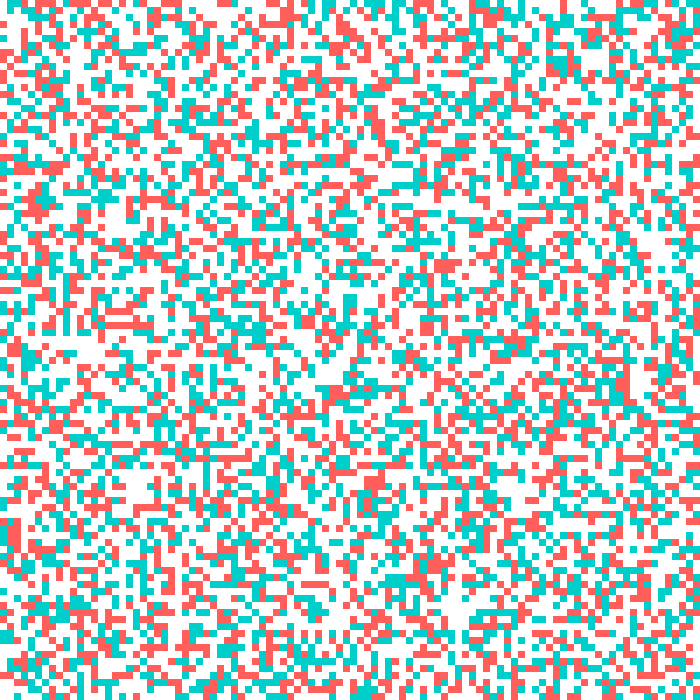
Frame 1 (no input)
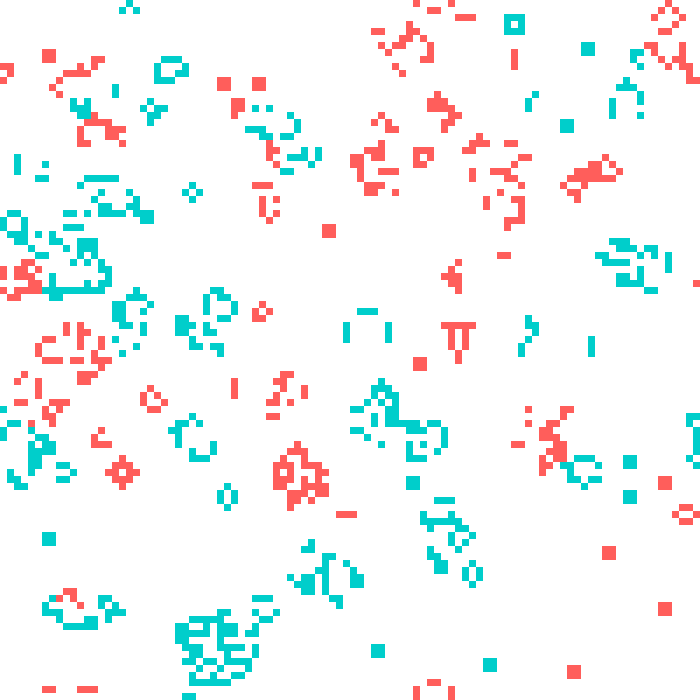
Frame 60 (the mouse pressed at the canvas centre just before this capture)
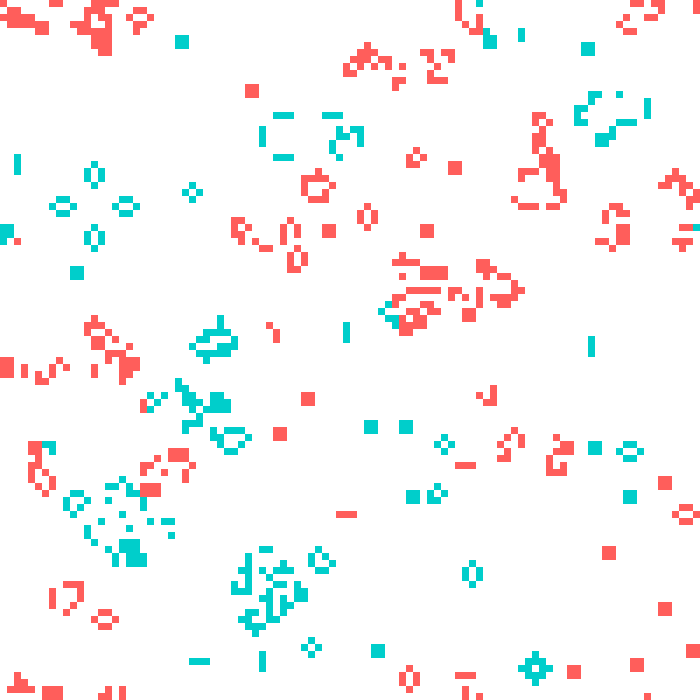
Frame 120 (the mouse held since frame 60 and released just before this capture)

The Processing sketch that drew these frames (run headless with seeded random() and noise(); from frame 60 on, the mouse is pressed at the canvas centre):

// Processing sketch: generative_art_j134
// ── generative_art_j134.pde
int[][] grid;
int[][] newg;
int cols = 100;
int rows  = 100;

IntList B;
IntList S;

void setup() {
  size(700, 700);
  background(255);
  pixelDensity(2);
  noStroke();
  fill(0);
  grid = make2DArray(cols, rows);
  frameRate(10);
  B = new IntList();
  S = new IntList();
  B.append(3);
  S.append(2);
  S.append(3);
  println('B', B, "/S", S);
}

int[][] make2DArray(int cols, int rows) {
  int[][] arr = new int[rows][cols];
  for (int i = 0; i < rows; i++) {
    for (int j = 0; j < cols; j++) {
      if (random(1) < .5)
        arr[i][j] = int(random(1, 3));
    }
  }
  return arr;
}

int[] neighbors(int row, int col, int[][] grid) {
  int[] sum = new int[2];
  for (int i = -1; i < 2; i++) {
    for (int j = -1; j < 2; j++) {
      int x = (col + i + cols) % cols;
      int y = (row + j + rows) % rows;
      if (grid[y][x] != 0)
        sum[grid[y][x]-1]++;
    }
  }
  if (grid[row][col] != 0)
    sum[grid[row][col]-1]--;
  return sum;
}

boolean brule(int i, int j, int neighbors) {
  for (int b = 0; b < B.size(); b++) {
    if (neighbors == B.get(b) &&  grid[i][j] == 0)
      return true;
  }
  return false;
}

boolean srule(int i, int j, int neighbors) {
  for (int s = 0; s < S.size(); s++) {
    if (neighbors == S.get(s) &&  grid[i][j] != 0)
      return true;
  }
  return false;
}

int[][] update() {
  newg = new int[rows][cols];
  for (int i = 0; i < rows; i++) {
    for (int j = 0; j < cols; j++) {
      int[] neighbors = neighbors(i, j, grid);
      if (brule(i, j, neighbors[0] + neighbors[1])) {
        if (neighbors[0] > neighbors[1]) {
          newg[i][j] = 1;
        } else {
          newg[i][j] = 2;
        }
      }
      else if (srule(i, j, neighbors[0] + neighbors[1])) {
        if (grid[i][j] == 1)
          newg[i][j] = 1;
        else 
          newg[i][j] = 2;
      }
      else
        newg[i][j] = 0;
    }
    println();
  }
  return newg;
}

void draw() {
  fill(255, 255);
  square(0, 0, width);
  float sx = float(width)/cols;
  float sy = float(height)/rows;
  for (int i = 0; i < rows; i++) {
    for (int j = 0; j < cols; j++) {
      if (grid[i][j] == 1) {
        fill(#FF5E5B); //#694F5D #FF5E5B 
        rect(j * sx, i * sy, sx, sy);
      } else if (grid[i][j] == 2) {
        fill(#00CECB); //#EFC7C2 #00CECB
        rect(j * sx, i * sy, sx, sy);
      }
    }
  }
  grid = update();
  
}
